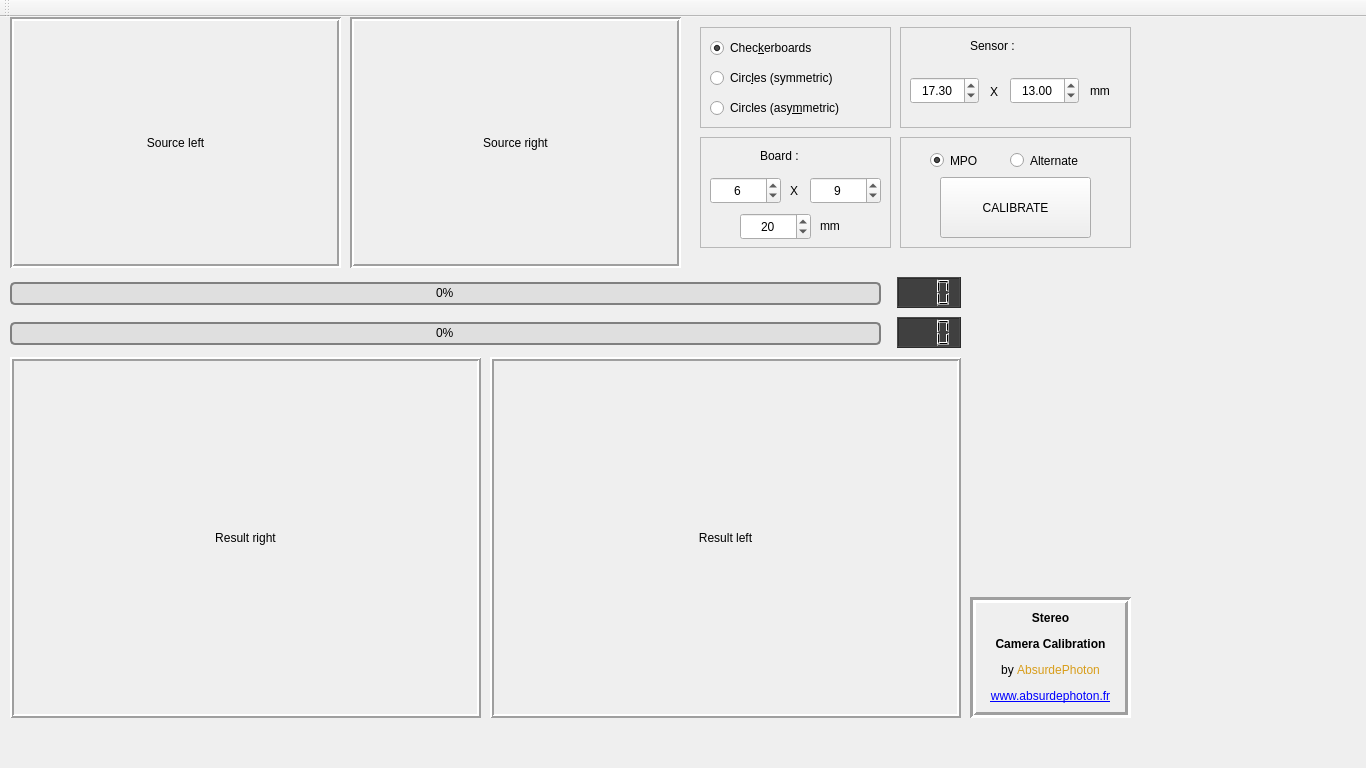
<?xml version="1.0" encoding="UTF-8"?>
<ui version="4.0">
 <class>MainWindow</class>
 <widget class="QMainWindow" name="MainWindow">
  <property name="geometry">
   <rect>
    <x>0</x>
    <y>0</y>
    <width>1366</width>
    <height>768</height>
   </rect>
  </property>
  <property name="windowTitle">
   <string>Stereo Camera Calibration by AbsurdePhoton - www.absurdephoton.fr</string>
  </property>
  <widget class="QWidget" name="centralWidget">
   <widget class="QProgressBar" name="progres">
    <property name="geometry">
     <rect>
      <x>10</x>
      <y>265</y>
      <width>871</width>
      <height>23</height>
     </rect>
    </property>
    <property name="toolTip">
     <string>Number of stereo pairs</string>
    </property>
    <property name="styleSheet">
     <string notr="true">QProgressBar {
     border: 2px solid grey;
     border-radius: 5px;
     background-color: #DFDFDF;
	 text-align: center;
 }

 QProgressBar::chunk {
    background-color: qlineargradient(spread:pad, x1:0, y1:0, x2:0, y2:1, stop:0 rgba(0,192, 255, 255), stop:1 rgba(0, 192, 192, 255));
     width: 20px;
 }</string>
    </property>
    <property name="value">
     <number>0</number>
    </property>
   </widget>
   <widget class="QPushButton" name="load">
    <property name="geometry">
     <rect>
      <x>940</x>
      <y>160</y>
      <width>151</width>
      <height>61</height>
     </rect>
    </property>
    <property name="toolTip">
     <string>&lt;html&gt;&lt;head/&gt;&lt;body&gt;&lt;p&gt;Launch calibration using the parameters defined in the GUI.&lt;/p&gt;&lt;p&gt;Results can be saved in XML files (left, right and stereo)&lt;/p&gt;&lt;/body&gt;&lt;/html&gt;</string>
    </property>
    <property name="text">
     <string>CALIBRATE</string>
    </property>
   </widget>
   <widget class="QLabel" name="droite">
    <property name="geometry">
     <rect>
      <x>350</x>
      <y>0</y>
      <width>331</width>
      <height>251</height>
     </rect>
    </property>
    <property name="toolTip">
     <string>Source RIGHT image</string>
    </property>
    <property name="frameShape">
     <enum>QFrame::Box</enum>
    </property>
    <property name="frameShadow">
     <enum>QFrame::Sunken</enum>
    </property>
    <property name="lineWidth">
     <number>2</number>
    </property>
    <property name="text">
     <string>Source right</string>
    </property>
    <property name="alignment">
     <set>Qt::AlignCenter</set>
    </property>
   </widget>
   <widget class="QLabel" name="result_right">
    <property name="geometry">
     <rect>
      <x>490</x>
      <y>340</y>
      <width>471</width>
      <height>361</height>
     </rect>
    </property>
    <property name="toolTip">
     <string>Processed RIGHT image</string>
    </property>
    <property name="frameShape">
     <enum>QFrame::Box</enum>
    </property>
    <property name="frameShadow">
     <enum>QFrame::Raised</enum>
    </property>
    <property name="lineWidth">
     <number>2</number>
    </property>
    <property name="text">
     <string>Result left</string>
    </property>
    <property name="alignment">
     <set>Qt::AlignCenter</set>
    </property>
   </widget>
   <widget class="QLabel" name="result_left">
    <property name="geometry">
     <rect>
      <x>10</x>
      <y>340</y>
      <width>471</width>
      <height>361</height>
     </rect>
    </property>
    <property name="toolTip">
     <string>Processed LEFT image</string>
    </property>
    <property name="frameShape">
     <enum>QFrame::Box</enum>
    </property>
    <property name="frameShadow">
     <enum>QFrame::Raised</enum>
    </property>
    <property name="lineWidth">
     <number>2</number>
    </property>
    <property name="text">
     <string>Result right</string>
    </property>
    <property name="alignment">
     <set>Qt::AlignCenter</set>
    </property>
   </widget>
   <widget class="QLabel" name="gauche">
    <property name="geometry">
     <rect>
      <x>10</x>
      <y>0</y>
      <width>331</width>
      <height>251</height>
     </rect>
    </property>
    <property name="toolTip">
     <string>Source LEFT image</string>
    </property>
    <property name="frameShape">
     <enum>QFrame::Box</enum>
    </property>
    <property name="frameShadow">
     <enum>QFrame::Sunken</enum>
    </property>
    <property name="lineWidth">
     <number>2</number>
    </property>
    <property name="text">
     <string>Source left</string>
    </property>
    <property name="alignment">
     <set>Qt::AlignCenter</set>
    </property>
   </widget>
   <widget class="QProgressBar" name="failed">
    <property name="geometry">
     <rect>
      <x>10</x>
      <y>305</y>
      <width>871</width>
      <height>23</height>
     </rect>
    </property>
    <property name="toolTip">
     <string>Number of ERRORS</string>
    </property>
    <property name="styleSheet">
     <string notr="true">QProgressBar {
     border: 2px solid grey;
     border-radius: 5px;
     background-color: #DFDFDF;
	 text-align: center;
 }

 QProgressBar::chunk {
    background-color: qlineargradient(spread:pad, x1:0, y1:0, x2:0, y2:1, stop:0 rgba(255, 0, 0, 255), stop:1 rgba(128, 0, 0, 255));
     width: 20px;
 }</string>
    </property>
    <property name="value">
     <number>0</number>
    </property>
   </widget>
   <widget class="QLCDNumber" name="lcd_good">
    <property name="geometry">
     <rect>
      <x>897</x>
      <y>260</y>
      <width>64</width>
      <height>31</height>
     </rect>
    </property>
    <property name="toolTip">
     <string>Number of GOOD stereo pairs</string>
    </property>
    <property name="styleSheet">
     <string notr="true">QLCDNumber{ 
    background-color: rgb(64, 64,64);
}</string>
    </property>
    <property name="digitCount">
     <number>3</number>
    </property>
   </widget>
   <widget class="QLCDNumber" name="lcd_bad">
    <property name="geometry">
     <rect>
      <x>897</x>
      <y>300</y>
      <width>64</width>
      <height>31</height>
     </rect>
    </property>
    <property name="toolTip">
     <string>Number of BAD stereo pairs</string>
    </property>
    <property name="styleSheet">
     <string notr="true">QLCDNumber{ 
    background-color: rgb(64, 64,64);
}</string>
    </property>
    <property name="digitCount">
     <number>3</number>
    </property>
   </widget>
   <widget class="QRadioButton" name="radioButton_checkerboards">
    <property name="geometry">
     <rect>
      <x>710</x>
      <y>20</y>
      <width>131</width>
      <height>22</height>
     </rect>
    </property>
    <property name="toolTip">
     <string>Process CHECKERBOARDS</string>
    </property>
    <property name="text">
     <string>Chec&amp;kerboards</string>
    </property>
    <property name="checked">
     <bool>true</bool>
    </property>
    <attribute name="buttonGroup">
     <string notr="true">type</string>
    </attribute>
   </widget>
   <widget class="QRadioButton" name="radioButton_circles_symmetric">
    <property name="geometry">
     <rect>
      <x>710</x>
      <y>50</y>
      <width>171</width>
      <height>22</height>
     </rect>
    </property>
    <property name="toolTip">
     <string>Process SYMMETRIC CIRCLES boards</string>
    </property>
    <property name="text">
     <string>Circ&amp;les (symmetric)</string>
    </property>
    <attribute name="buttonGroup">
     <string notr="true">type</string>
    </attribute>
   </widget>
   <widget class="QSpinBox" name="spinBox_width">
    <property name="geometry">
     <rect>
      <x>710</x>
      <y>160</y>
      <width>71</width>
      <height>27</height>
     </rect>
    </property>
    <property name="toolTip">
     <string>Checkerboard : number of inner corners (horizontal)
Symmetric circles : number of columns
Asymmetric circles : number of columns ('n' circles per shifted row)</string>
    </property>
    <property name="alignment">
     <set>Qt::AlignCenter</set>
    </property>
    <property name="value">
     <number>6</number>
    </property>
   </widget>
   <widget class="QSpinBox" name="spinBox_height">
    <property name="geometry">
     <rect>
      <x>810</x>
      <y>160</y>
      <width>71</width>
      <height>27</height>
     </rect>
    </property>
    <property name="toolTip">
     <string>Checkerboard : number of inner corners (vertical)
Circles : number of rows</string>
    </property>
    <property name="alignment">
     <set>Qt::AlignCenter</set>
    </property>
    <property name="value">
     <number>9</number>
    </property>
   </widget>
   <widget class="QSpinBox" name="spinBox_size">
    <property name="geometry">
     <rect>
      <x>740</x>
      <y>196</y>
      <width>71</width>
      <height>27</height>
     </rect>
    </property>
    <property name="toolTip">
     <string>Size in mm of each element :
* square size (checkerboard)
* circle diameter (circles)</string>
    </property>
    <property name="alignment">
     <set>Qt::AlignCenter</set>
    </property>
    <property name="value">
     <number>20</number>
    </property>
   </widget>
   <widget class="QLabel" name="label">
    <property name="geometry">
     <rect>
      <x>760</x>
      <y>130</y>
      <width>67</width>
      <height>17</height>
     </rect>
    </property>
    <property name="text">
     <string>Board :</string>
    </property>
   </widget>
   <widget class="QLabel" name="label_2">
    <property name="geometry">
     <rect>
      <x>790</x>
      <y>165</y>
      <width>16</width>
      <height>17</height>
     </rect>
    </property>
    <property name="text">
     <string>X</string>
    </property>
   </widget>
   <widget class="QLabel" name="label_3">
    <property name="geometry">
     <rect>
      <x>820</x>
      <y>200</y>
      <width>31</width>
      <height>17</height>
     </rect>
    </property>
    <property name="text">
     <string>mm</string>
    </property>
   </widget>
   <widget class="QFrame" name="frame">
    <property name="geometry">
     <rect>
      <x>700</x>
      <y>10</y>
      <width>191</width>
      <height>101</height>
     </rect>
    </property>
    <property name="frameShape">
     <enum>QFrame::StyledPanel</enum>
    </property>
    <property name="frameShadow">
     <enum>QFrame::Raised</enum>
    </property>
    <widget class="QRadioButton" name="radioButton_circles_asymmetric">
     <property name="geometry">
      <rect>
       <x>10</x>
       <y>70</y>
       <width>171</width>
       <height>22</height>
      </rect>
     </property>
     <property name="toolTip">
      <string>Process ASYMMETRIC CIRCLES boards</string>
     </property>
     <property name="text">
      <string>Circles (asy&amp;mmetric)</string>
     </property>
     <attribute name="buttonGroup">
      <string notr="true">type</string>
     </attribute>
    </widget>
   </widget>
   <widget class="QFrame" name="frame_2">
    <property name="geometry">
     <rect>
      <x>700</x>
      <y>120</y>
      <width>191</width>
      <height>111</height>
     </rect>
    </property>
    <property name="frameShape">
     <enum>QFrame::StyledPanel</enum>
    </property>
    <property name="frameShadow">
     <enum>QFrame::Raised</enum>
    </property>
   </widget>
   <widget class="QFrame" name="frame_3">
    <property name="geometry">
     <rect>
      <x>900</x>
      <y>10</y>
      <width>231</width>
      <height>101</height>
     </rect>
    </property>
    <property name="frameShape">
     <enum>QFrame::StyledPanel</enum>
    </property>
    <property name="frameShadow">
     <enum>QFrame::Raised</enum>
    </property>
    <widget class="QDoubleSpinBox" name="sensor_width">
     <property name="geometry">
      <rect>
       <x>10</x>
       <y>50</y>
       <width>69</width>
       <height>27</height>
      </rect>
     </property>
     <property name="toolTip">
      <string>Camera sensor horizontal size (in mm)</string>
     </property>
     <property name="alignment">
      <set>Qt::AlignCenter</set>
     </property>
     <property name="value">
      <double>17.300000000000001</double>
     </property>
    </widget>
    <widget class="QDoubleSpinBox" name="sensor_height">
     <property name="geometry">
      <rect>
       <x>110</x>
       <y>50</y>
       <width>69</width>
       <height>27</height>
      </rect>
     </property>
     <property name="toolTip">
      <string>Camera sensor vertical size (in mm)</string>
     </property>
     <property name="alignment">
      <set>Qt::AlignCenter</set>
     </property>
     <property name="value">
      <double>13.000000000000000</double>
     </property>
    </widget>
    <widget class="QLabel" name="label_5">
     <property name="geometry">
      <rect>
       <x>90</x>
       <y>56</y>
       <width>16</width>
       <height>17</height>
      </rect>
     </property>
     <property name="text">
      <string>X</string>
     </property>
    </widget>
    <widget class="QLabel" name="label_6">
     <property name="geometry">
      <rect>
       <x>190</x>
       <y>55</y>
       <width>31</width>
       <height>17</height>
      </rect>
     </property>
     <property name="text">
      <string>mm</string>
     </property>
    </widget>
   </widget>
   <widget class="QLabel" name="label_4">
    <property name="geometry">
     <rect>
      <x>970</x>
      <y>20</y>
      <width>67</width>
      <height>17</height>
     </rect>
    </property>
    <property name="text">
     <string>Sensor :</string>
    </property>
   </widget>
   <widget class="QFrame" name="frame_4">
    <property name="geometry">
     <rect>
      <x>900</x>
      <y>120</y>
      <width>231</width>
      <height>111</height>
     </rect>
    </property>
    <property name="frameShape">
     <enum>QFrame::StyledPanel</enum>
    </property>
    <property name="frameShadow">
     <enum>QFrame::Raised</enum>
    </property>
    <widget class="QRadioButton" name="radioButton_alternate">
     <property name="geometry">
      <rect>
       <x>110</x>
       <y>13</y>
       <width>110</width>
       <height>21</height>
      </rect>
     </property>
     <property name="toolTip">
      <string>Select several image files (with  &lt;SHIFT&gt; and &lt;CTRL&gt;) : 
* 2 files for one stereo pair
* the pair is composed of 2 separate images : first file = LEFT, second file = RIGHT
* the total number of files must be EVEN</string>
     </property>
     <property name="text">
      <string>Alternate</string>
     </property>
     <attribute name="buttonGroup">
      <string notr="true">buttonGroup</string>
     </attribute>
    </widget>
    <widget class="QRadioButton" name="radioButton_MPO">
     <property name="geometry">
      <rect>
       <x>30</x>
       <y>13</y>
       <width>71</width>
       <height>21</height>
      </rect>
     </property>
     <property name="toolTip">
      <string>Select several MPO stereo pair files (select multiple files with &lt;SHIFT&gt; and &lt;CTRL&gt;)</string>
     </property>
     <property name="text">
      <string>MPO</string>
     </property>
     <property name="checked">
      <bool>true</bool>
     </property>
     <attribute name="buttonGroup">
      <string notr="true">buttonGroup</string>
     </attribute>
    </widget>
   </widget>
   <widget class="QLabel" name="label_7">
    <property name="geometry">
     <rect>
      <x>970</x>
      <y>580</y>
      <width>161</width>
      <height>121</height>
     </rect>
    </property>
    <property name="frameShape">
     <enum>QFrame::Box</enum>
    </property>
    <property name="frameShadow">
     <enum>QFrame::Sunken</enum>
    </property>
    <property name="lineWidth">
     <number>3</number>
    </property>
    <property name="text">
     <string>&lt;html&gt;&lt;head/&gt;&lt;body&gt;&lt;p align=&quot;center&quot;&gt;&lt;span style=&quot; font-weight:600;&quot;&gt;Stereo&lt;/span&gt;&lt;/p&gt;&lt;p align=&quot;center&quot;&gt;&lt;span style=&quot; font-weight:600;&quot;&gt;Camera Calibration&lt;/span&gt;&lt;/p&gt;&lt;p align=&quot;center&quot;&gt;by &lt;span style=&quot; color:#d89d1a;&quot;&gt;AbsurdePhoton&lt;/span&gt;&lt;/p&gt;&lt;p align=&quot;center&quot;&gt;&lt;a href=&quot;https::/www.absurdephoton.fr&quot;&gt;&lt;span style=&quot; text-decoration: underline; color:#0000ff;&quot;&gt;www.absurdephoton.fr&lt;/span&gt;&lt;/a&gt;&lt;/p&gt;&lt;/body&gt;&lt;/html&gt;</string>
    </property>
    <property name="alignment">
     <set>Qt::AlignCenter</set>
    </property>
   </widget>
   <zorder>frame_4</zorder>
   <zorder>frame</zorder>
   <zorder>frame_2</zorder>
   <zorder>progres</zorder>
   <zorder>load</zorder>
   <zorder>droite</zorder>
   <zorder>result_right</zorder>
   <zorder>result_left</zorder>
   <zorder>gauche</zorder>
   <zorder>failed</zorder>
   <zorder>lcd_good</zorder>
   <zorder>lcd_bad</zorder>
   <zorder>radioButton_checkerboards</zorder>
   <zorder>radioButton_circles_symmetric</zorder>
   <zorder>spinBox_width</zorder>
   <zorder>spinBox_height</zorder>
   <zorder>spinBox_size</zorder>
   <zorder>label</zorder>
   <zorder>label_2</zorder>
   <zorder>label_3</zorder>
   <zorder>frame_3</zorder>
   <zorder>label_4</zorder>
   <zorder>label_7</zorder>
  </widget>
  <widget class="QToolBar" name="mainToolBar">
   <attribute name="toolBarArea">
    <enum>TopToolBarArea</enum>
   </attribute>
   <attribute name="toolBarBreak">
    <bool>false</bool>
   </attribute>
  </widget>
 </widget>
 <layoutdefault spacing="6" margin="11"/>
 <resources/>
 <connections/>
 <buttongroups>
  <buttongroup name="type"/>
  <buttongroup name="buttonGroup"/>
 </buttongroups>
</ui>
